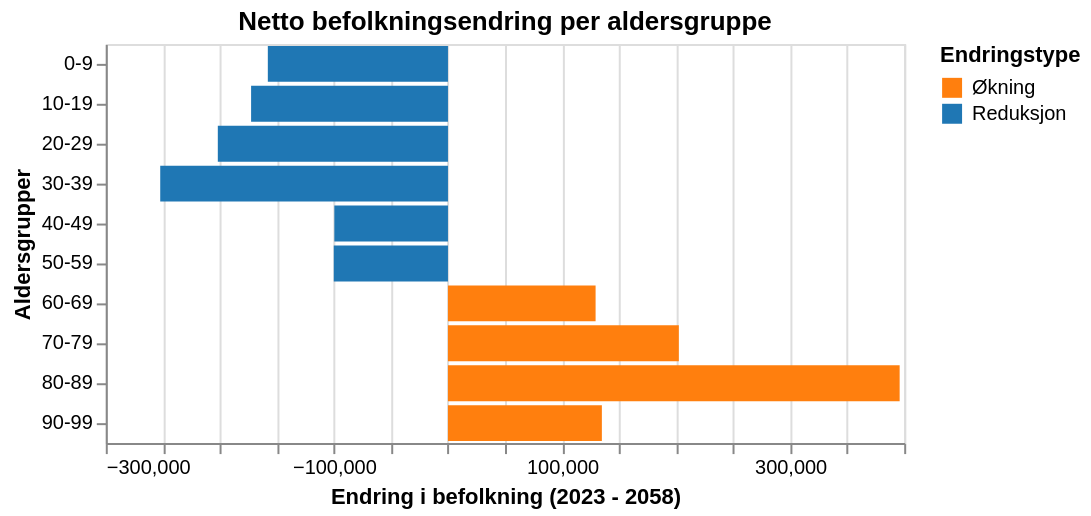

Notebook source saved alongside this figure:
### Code cell
# 3. Difference Chart
grouped_data['diff'] = grouped_data['pop_2058'] - grouped_data['pop_2023']
grouped_data['change_type'] = grouped_data['diff'].apply(lambda x: 'Økning' if x > 0 else 'Reduksjon')

diff_chart = alt.Chart(grouped_data).mark_bar().encode(
    x=alt.X('diff:Q', title='Endring i befolkning (2023 - 2058)'),
    y=alt.Y('alder_bins:N', sort=age_order, title='Aldersgrupper'),
    color=alt.Color('change_type:N', scale=alt.Scale(domain=['Økning', 'Reduksjon'], range=[colors_tfr[1], colors_tfr[0]]), title='Endringstype'),
    tooltip=['alder_bins', 'diff']
).properties(
    title='Netto befolkningsendring per aldersgruppe',
    width=400
).interactive()

# Display both
(diff_chart)

### Figure 1 — Vega-Lite specification as saved in the notebook (floating-point values rounded to 4 significant figures)
{"config": {"view": {"continuousWidth": 300, "continuousHeight": 300}}, "data": {"name": "data-c94d0a808cdd88ac44cbd27cd413f14b"}, "mark": {"type": "bar"}, "encoding": {"color": {"field": "change_type", "scale": {"domain": ["Økning", "Reduksjon"], "range": ["#ff7f0e", "#1f77b4"]}, "title": "Endringstype", "type": "nominal"}, "tooltip": [{"field": "alder_bins", "type": "ordinal"}, {"field": "diff", "type": "quantitative"}], "x": {"field": "diff", "title": "Endring i befolkning (2023 - 2058)", "type": "quantitative"}, "y": {"field": "alder_bins", "sort": ["0-9", "10-19", "20-29", "30-39", "40-49", "50-59", "60-69", "70-79", "80-89", "90-99"], "title": "Aldersgrupper", "type": "nominal"}}, "params": [{"name": "param_1e9efca18e7a2868", "select": {"type": "interval", "encodings": ["x", "y"]}, "bind": "scales"}], "title": "Netto befolkningsendring per aldersgruppe", "width": 400, "$schema": "https://vega.github.io/schema/vega-lite/v6.1.0.json", "datasets": {"data-c94d0a808cdd88ac44cbd27cd413f14b": [{"alder_bins": "0-9", "pop_2023": 584400.0, "pop_2058": 426500.0, "diff": -157900.0, "change_type": "Reduksjon"}, {"alder_bins": "10-19", "pop_2023": 657000.0, "pop_2058": 484400.0, "diff": -172600.0, "change_type": "Reduksjon"}, {"alder_bins": "20-29", "pop_2023": 702200.0, "pop_2058": 500400.0, "diff": -201800.0, "change_type": "Reduksjon"}, {"alder_bins": "30-39", "pop_2023": 765300.0, "pop_2058": 513100.0, "diff": -252300.0, "change_type": "Reduksjon"}, {"alder_bins": "40-49", "pop_2023": 715800.0, "pop_2058": 616200.0, "diff": -99620.0, "change_type": "Reduksjon"}, {"alder_bins": "50-59", "pop_2023": 736700.0, "pop_2058": 636600.0, "diff": -100100.0, "change_type": "Reduksjon"}, {"alder_bins": "60-69", "pop_2023": 604800.0, "pop_2058": 734200.0, "diff": 129400.0, "change_type": "Økning"}, {"alder_bins": "70-79", "pop_2023": 476400.0, "pop_2058": 678900.0, "diff": 202400.0, "change_type": "Økning"}, {"alder_bins": "80-89", "pop_2023": 200400.0, "pop_2058": 596400.0, "diff": 396000.0, "change_type": "Økning"}, {"alder_bins": "90-99", "pop_2023": 44710.0, "pop_2058": 179600.0, "diff": 134900.0, "change_type": "Økning"}]}}
